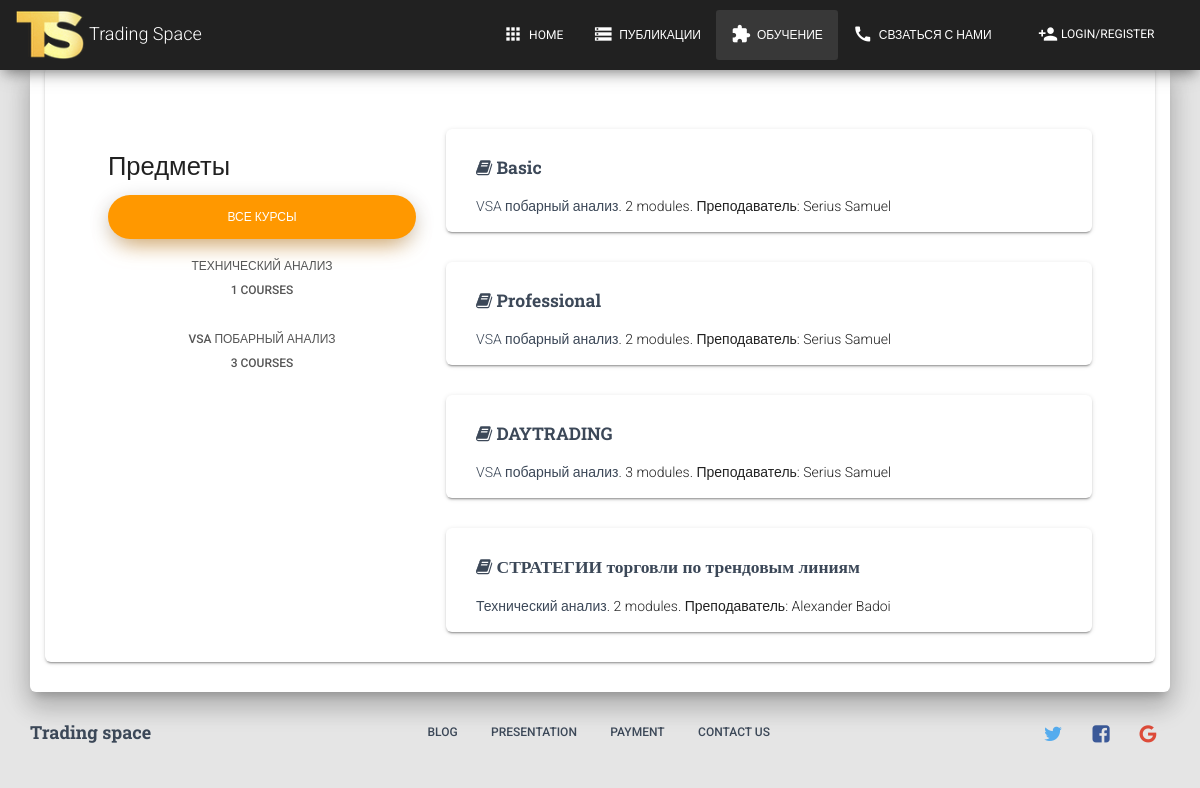
Screenshot of /course/ with the database file from the repository.
### courses/models.py (models this page shows, shortened)
class Subject(models.Model):
    title = models.CharField(max_length=200)
    slug = models.SlugField(max_length=200, unique=True)
    class Meta:
        ordering = ['title']
        verbose_name = 'Предмет'
        verbose_name_plural = 'Предметы'
    def __str__(self):
        return self.title

class Course(models.Model):
    owner = models.ForeignKey(User,
                              related_name='courses_created',
                              on_delete=models.CASCADE)
    subject = models.ForeignKey(Subject,
                                related_name='courses',
                                on_delete=models.CASCADE)
    title = models.CharField(max_length=200)
    slug = models.SlugField(max_length=200, unique=True)
    overview = models.TextField()
    created = models.DateTimeField(auto_now_add=True)
    students = models.ManyToManyField(User, related_name='courses_joined', blank=True)
    class Meta:
        verbose_name = 'Курс'
        verbose_name_plural = 'Курсы'
        ordering = ['-created']

### courses/views.py (the view)
# urls.py: path('', views.CourseListView.as_view(), name='course_list'),
class CourseListView(TemplateResponseMixin, View):
    model = Course
    template_name = 'courses/course/list.html'
    def get(self, request, subject=None):
        subjects = Subject.objects.annotate(total_courses=Count('courses'))
        courses = Course.objects.annotate(total_modules=Count('modules'))
        if subject:
            subject = get_object_or_404(Subject, slug=subject)
            courses = courses.filter(subject=subject)
        return self.render_to_response({'subjects': subjects, 'subject': subject, 'courses': courses})

### templates/courses/course/list.html (shortened to what this page needs)
{% extends "base.html" %}
{% load static %}
{% block content %}
    <div class="content">
        <div class="container-fluid">
            <div class="row">
                <div class="col-md-12">
                    <div class="card">
                        <div class="card-header card-header-icon" data-background-color="purple">
                            <i class="material-icons">book</i>
                        </div>
                        <div class="card-content">
                            <div class="card-body">
                                <div class="col-md-4">
                                    <h3>Предметы</h3>
                                    <ul class="nav nav-pills nav-pills-warning nav-stacked" id="modules">
                                        <li {% if not subject %}class="selected"{% endif %}>
                                            <a href="{% url "course_list" %}">Все курсы</a>
                                        </li>
                                        {% for s in subjects %}
                                            <li {% if subject == s %}class="selected"{% endif %}>
                                                <a href="{% url "course_list_subject" s.slug %}">
                                                    {{ s.title }}
                                                    <br><span>{{ s.total_courses }} courses</span>
                                                </a>
                                            </li>
                                        {% endfor %}
                                    </ul>
                                </div>
                                <div class="col-md-8">
                                    {% for course in courses %}
                                        {% with subject=course.subject %}
                                            <div class="card">
                                                <div class="card-content">
                                                    <h5 class="card-title">
                                                        <i class="fa fa-book"></i>
                                                        <a href="{% url "course_detail" course.slug %}">
                                                            {{ course.title }}</a>
                                                    </h5>
                                                    <div class="author" id="module-contents">
                                                        <a href="{% url "course_list_subject" subject.slug %}">
                                                            {{ subject }}</a>.
                                                        {{ course.total_modules }} modules.
                                                        Преподаватель: {{ course.owner.get_full_name }}
                                                    </div>
                                                </div>
                                            </div>
                                        {% endwith %}
                                    {% endfor %}
                                </div>
                            </div>
                        </div>
                    </div>
                </div>
            </div>
        </div>
    </div>
{% endblock %}

### rows the page displays
Subject: title "ТЕХНИЧЕСКИЙ АНАЛИЗ", total_courses "1"
Subject: title "VSA ПОБАРНЫЙ АНАЛИЗ", total_courses "3"
Course: title "Basic", subject "VSA побарный анализ", total_modules "2", owner.get_full_name "Serius Samuel"
Course: title "Professional", subject "VSA побарный анализ", total_modules "2", owner.get_full_name "Serius Samuel"
Course: title "DAYTRADING", subject "VSA побарный анализ", total_modules "3", owner.get_full_name "Serius Samuel"
Course: title "СТРАТЕГИИ торговли по трендовым линиям", subject "Технический анализ", total_modules "2", owner.get_full_name "Alexander Badoi"
